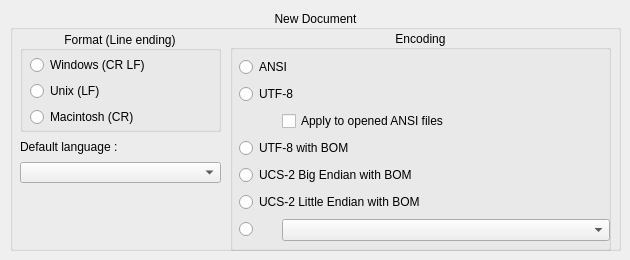
       <widget class="QWidget" name="IDD_PREFERENCE_NEWDOCSETTING_BOX">
        <widget class="QGroupBox" name="IDC_NEWDOCUMENT_GR_STATIC">
         <property name="geometry">
          <rect>
           <x>10</x>
           <y>10</y>
           <width>611</width>
           <height>241</height>
          </rect>
         </property>
         <property name="title">
          <string>New Document</string>
         </property>
         <property name="alignment">
          <set>Qt::AlignCenter</set>
         </property>
         <widget class="QGroupBox" name="IDC_ENCODING_STATIC">
          <property name="geometry">
           <rect>
            <x>220</x>
            <y>20</y>
            <width>381</width>
            <height>221</height>
           </rect>
          </property>
          <property name="minimumSize">
           <size>
            <width>0</width>
            <height>221</height>
           </size>
          </property>
          <property name="maximumSize">
           <size>
            <width>16777215</width>
            <height>221</height>
           </size>
          </property>
          <property name="title">
           <string>Encoding</string>
          </property>
          <property name="alignment">
           <set>Qt::AlignCenter</set>
          </property>
          <widget class="QWidget" name="layoutWidget_4">
           <property name="geometry">
            <rect>
             <x>9</x>
             <y>26</y>
             <width>371</width>
             <height>190</height>
            </rect>
           </property>
           <layout class="QGridLayout" name="gridLayout" columnstretch="1,9">
            <item row="1" column="0" colspan="2">
             <widget class="QRadioButton" name="IDC_RADIO_UTF8SANSBOM">
              <property name="text">
               <string>UTF-8</string>
              </property>
             </widget>
            </item>
            <item row="2" column="1">
             <widget class="QCheckBox" name="IDC_CHECK_OPENANSIASUTF8">
              <property name="text">
               <string>Apply to opened ANSI files</string>
              </property>
             </widget>
            </item>
            <item row="3" column="0" colspan="2">
             <widget class="QRadioButton" name="IDC_RADIO_UTF8">
              <property name="text">
               <string>UTF-8 with BOM</string>
              </property>
             </widget>
            </item>
            <item row="4" column="0" colspan="2">
             <widget class="QRadioButton" name="IDC_RADIO_UCS2BIG">
              <property name="text">
               <string>UCS-2 Big Endian with BOM</string>
              </property>
             </widget>
            </item>
            <item row="5" column="0" colspan="2">
             <widget class="QRadioButton" name="IDC_RADIO_UCS2SMALL">
              <property name="text">
               <string>UCS-2 Little Endian with BOM</string>
              </property>
             </widget>
            </item>
            <item row="6" column="0" colspan="2">
             <layout class="QHBoxLayout" name="horizontalLayout_6" stretch="1,9">
              <item>
               <widget class="QRadioButton" name="IDC_RADIO_OTHERCP">
                <property name="text">
                 <string/>
                </property>
               </widget>
              </item>
              <item>
               <widget class="QComboBox" name="IDC_COMBO_OTHERCP"/>
              </item>
             </layout>
            </item>
            <item row="0" column="0" colspan="2">
             <widget class="QRadioButton" name="IDC_RADIO_ANSI">
              <property name="text">
               <string>ANSI</string>
              </property>
             </widget>
            </item>
           </layout>
          </widget>
         </widget>
         <widget class="QWidget" name="layoutWidget">
          <property name="geometry">
           <rect>
            <x>10</x>
            <y>20</y>
            <width>201</width>
            <height>154</height>
           </rect>
          </property>
          <layout class="QGridLayout" name="gridLayout_2">
           <item row="0" column="0">
            <widget class="QGroupBox" name="IDC_FORMAT_GB_STATIC">
             <property name="minimumSize">
              <size>
               <width>0</width>
               <height>101</height>
              </size>
             </property>
             <property name="maximumSize">
              <size>
               <width>16777215</width>
               <height>101</height>
              </size>
             </property>
             <property name="title">
              <string>Format (Line ending)</string>
             </property>
             <property name="alignment">
              <set>Qt::AlignCenter</set>
             </property>
             <widget class="QWidget" name="layoutWidget_3">
              <property name="geometry">
               <rect>
                <x>10</x>
                <y>24</y>
                <width>149</width>
                <height>73</height>
               </rect>
              </property>
              <layout class="QVBoxLayout" name="verticalLayout_11">
               <item>
                <widget class="QRadioButton" name="IDC_RADIO_F_WIN">
                 <property name="text">
                  <string>Windows (CR LF)</string>
                 </property>
                </widget>
               </item>
               <item>
                <widget class="QRadioButton" name="IDC_RADIO_F_UNIX">
                 <property name="text">
                  <string>Unix (LF)</string>
                 </property>
                </widget>
               </item>
               <item>
                <widget class="QRadioButton" name="IDC_RADIO_F_MAC">
                 <property name="text">
                  <string>Macintosh (CR)</string>
                 </property>
                </widget>
               </item>
              </layout>
             </widget>
            </widget>
           </item>
           <item row="1" column="0">
            <widget class="QLabel" name="IDC_DEFAULTLANG_STATIC">
             <property name="minimumSize">
              <size>
               <width>0</width>
               <height>16</height>
              </size>
             </property>
             <property name="maximumSize">
              <size>
               <width>16777215</width>
               <height>16</height>
              </size>
             </property>
             <property name="text">
              <string>Default language :</string>
             </property>
            </widget>
           </item>
           <item row="2" column="0">
            <widget class="QComboBox" name="IDC_COMBO_DEFAULTLANG">
             <property name="minimumSize">
              <size>
               <width>0</width>
               <height>21</height>
              </size>
             </property>
             <property name="maximumSize">
              <size>
               <width>16777215</width>
               <height>21</height>
              </size>
             </property>
            </widget>
           </item>
          </layout>
         </widget>
        </widget>
       </widget>
